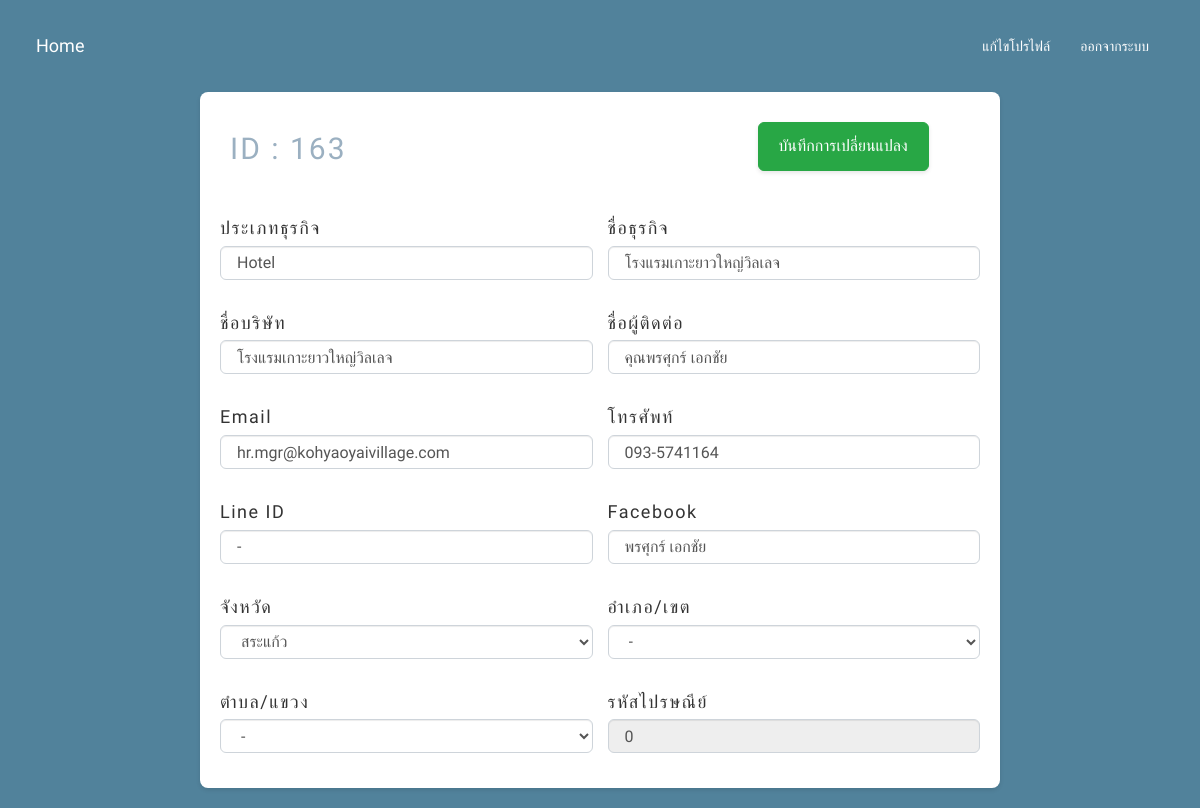
Page /mydata/customers/editdata.php?id=163 (signed in) on the committed database.
### tables this page shows
CREATE TABLE `customers_data` (
  `id` int(11) NOT NULL,
  `business_type` varchar(255) DEFAULT NULL,
  `business_name` varchar(255) DEFAULT NULL,
  `company_name` varchar(255) DEFAULT NULL,
  `contact_name` varchar(255) DEFAULT NULL,
  `email` varchar(255) DEFAULT NULL,
  `phone` varchar(20) DEFAULT NULL,
  `line_id` varchar(255) DEFAULT NULL,
  `facebook` varchar(255) DEFAULT NULL,
  `province` varchar(255) DEFAULT NULL,
  `amphure` varchar(255) DEFAULT NULL,
  `district` varchar(255) DEFAULT NULL,
  `zip_code` int(11) DEFAULT NULL
);

CREATE TABLE `provinces` (
  `id` int(5) NOT NULL,
  `code` varchar(4) DEFAULT NULL,
  `name_th` varchar(150) NOT NULL,
  `name_en` varchar(150) NOT NULL
);

### mydata/customers/editdata.php (the view, shortened to what this page needs)
<?php
require_once '../config/dbconnect.php';
$id = $_GET['id'];
$sql = "SELECT * FROM customers_data WHERE id = ?";
$stmt = $conn->prepare($sql);
$stmt->bind_param("i", $id);
$stmt->execute();
$result = $stmt->get_result();
if ($result->num_rows > 0) {
    $customer = $result->fetch_assoc();
} else {
    header("Location: index.php");
    exit();
}
$sql_provinces = "SELECT * FROM provinces";
$query_provinces = $conn->query($sql_provinces);
?>
<!DOCTYPE html>
<html lang="th">
<head>
    <link rel="stylesheet" href="https://maxcdn.bootstrapcdn.com/bootstrap/3.4.1/css/bootstrap.min.css">
    <link rel="stylesheet" href="../styles/editdata.css">
</head>
<body>
    <nav class="navbar navbar-expand-lg bg-body-tertiary">
        <div class="container-fluid">
            <div class="navbar-header">
                <a class="navbar-brand" href="../index.php">Home</a>
            </div>
            <div class="collapse navbar-collapse">
                <ul class="nav navbar-nav navbar-right">
                    <li><a href="../profile/edit_profile.php">แก้ไขโปรไฟล์</a></li>
                    <li><a href="../login/logout.php">ออกจากระบบ</a></li>
                </ul>
            </div>
        </div>
    </nav>
    <div class="container-fluid">
        <form id="edit_form" method="post" action="update_data.php">
            <div class="form-section">
                <div class="form-group">
                    <h2>ID : <span class="customer-id"><?= htmlspecialchars($customer['id']) ?></span></h2>
                </div>
                <div class="form-group">
                    <button type="submit" class="btn btn-success">บันทึกการเปลี่ยนแปลง</button>
                </div>
                <div class="form-group">
                    <label for="business_type">ประเภทธุรกิจ</label>
                    <input type="text" class="form-control" id="business_type" name="business_type" value="<?= htmlspecialchars($customer['business_type']) ?>" required>
                </div>
                <div class="form-group">
                    <label for="business_name">ชื่อธุรกิจ</label>
                    <input type="text" class="form-control" id="business_name" name="business_name" value="<?= htmlspecialchars($customer['business_name']) ?>" required>
                </div>
                <div class="form-group">
                    <label for="company_name">ชื่อบริษัท</label>
                    <input type="text" class="form-control" id="company_name" name="company_name" value="<?= htmlspecialchars($customer['company_name']) ?>" required>
                </div>
                <div class="form-group">
                    <label for="contact_name">ชื่อผู้ติดต่อ</label>
                    <input type="text" class="form-control" id="contact_name" name="contact_name" value="<?= htmlspecialchars($customer['contact_name']) ?>" required>
                </div>
                <div class="form-group">
                    <label for="email">Email</label>
                    <input type="text" class="form-control" id="email" name="email" value="<?= htmlspecialchars($customer['email']) ?>" required>
                </div>
                <div class="form-group">
                    <label for="phone">โทรศัพท์</label>
                    <input type="text" class="form-control" id="phone" name="phone" value="<?= htmlspecialchars($customer['phone']) ?>" required>
                </div>
                <div class="form-group">
                    <label for="line_id">Line ID</label>
                    <input type="text" class="form-control" id="line_id" name="line_id" value="<?= htmlspecialchars($customer['line_id']) ?>">
                </div>
                <div class="form-group">
                    <label for="facebook">Facebook</label>
                    <input type="text" class="form-control" id="facebook" name="facebook" value="<?= htmlspecialchars($customer['facebook']) ?>">
                </div>
                <div class="form-group">
    <label for="province">จังหวัด</label>
    <select class="form-control" id="province" name="province" required>
        <?php while ($province = $query_provinces->fetch_assoc()) : ?>
            <option value="<?= htmlspecialchars($province['id']) ?>" <?= $customer['province'] == $province['id'] ? 'selected' : '' ?>>
                <?= htmlspecialchars($province['name_th']) ?>
            </option>
        <?php endwhile; ?>
    </select>
</div>
<div class="form-group">
    <label for="amphure">อำเภอ/เขต</label>
    <select class="form-control" id="amphure" name="amphure" required>
        <option value="-">-</option>
    </select>
</div>
<div class="form-group">
    <label for="district">ตำบล/แขวง</label>
    <select class="form-control" id="district" name="district" required>
        <option value="-">-</option>
    </select>
</div>
                <div class="form-group">
                    <label for="zip_code">รหัสไปรษณีย์</label>
                    <input type="text" class="form-control" id="zip_code" name="zip_code" value="<?= htmlspecialchars($customer['zip_code']) ?>" readonly>
                </div>
            </div>
        </form>
    </div>
</body>
</html>

### mydata/styles/editdata.css (style rules this page uses)
body { font-family: 'Anuphan', sans-serif; background-color: var(--hoteljob-dark-blue)!important; padding: 20px; }
.customer-id { color: var(--hoteljob-powder-blue); font-size: 3rem; }
h2 { margin-bottom: 20px; color: var(--hoteljob-powder-blue); text-align: flex-start; font-weight: 400; letter-spacing: 2px; margin-left: 10px; font-size: 3rem; }
label { letter-spacing: 1.5px; display: inline-block; max-width: 100%; margin-bottom: 5px; font-weight: 500; font-size:large }
.navbar-brand, .navbar-nav>li>a { color: var(--hoteljob-white) !important; }
.btn-success { background-color: #28a745; border-color: #28a745; color: #fff; padding: 12px 20px; font-size: 16px; border-radius: 6px; box-shadow: 0 2px 4px rgba(0, 0, 0, 0.1); transition: background-color 0.3s, border-color 0.3s, box-shadow 0.3s; margin-top: 10px; margin-left: 150px; }
.form-section { background-color: #ffffff; padding: 20px; margin-bottom: 20px; border-radius: 8px; box-shadow: 0px 2px 4px rgba(0, 0, 0, 0.1); display: grid; grid-template-columns: 1fr 1fr; gap: 15px; max-width: 800px; margin: 0 auto; }
.form-group { margin-bottom: 15px; }
.form-control { border-radius: 6px; border-color: #ced4da; font-size: 16px; padding: 1px 16px; max-width: 100%; }
select.form-control { background-color: #fff; border: 1px solid #ced4da; border-radius: 6px; font-size: 16px; padding: 1px 16px; max-width: 100%; }

### mydata/styles/hoteljob_color.css (style rules this page uses)
:root { --hoteljob-white: #ffffff; --hoteljob-cream: #fbf3d5; --hoteljob-ecru: #f2efe5; --hoteljob-Soft-Gray: #f1f5f9; --hoteljob-pale-blue: #e1e7ef; --hoteljob-off-white: #e3e1d9; --hoteljob-light-beige: #d6dac8; --hoteljob-sandy: #eadfb4; --hoteljob-soft-green: #9cafaa; --hoteljob-powder-blue: #9bb0c1; --hoteljob-gray: #b4b4b8; --hoteljob-Light-Mist: #c7c8cc; --hoteljob-soft-blue: #babded; --hoteljob-coral: #f6995c; --hoteljob-orange: #f26d2b; --hoteljob-peach: #efbc9b; --hoteljob-dark-blue: #51829b; --hoteljob-vibrant-green: #1def71; --hoteljob-blue: #3198bb; --hoteljob-blue-dark: #0088ff; --hoteljob-dark-gray: #303036; --hoteljob-almost-black: #050401; --hoteljob-black: #000000; }

### rows in the picture
customers_data: id "163", business_type "Hotel", business_name "โรงแรมเกาะยาวใหญ่วิลเลจ", company_name "โรงแรมเกาะยาวใหญ่วิลเลจ", contact_name "คุณพรศุกร์ เอกชัย", email "hr.mgr@kohyaoyaivillage.com", phone "093-5741164", line_id "-", facebook "พรศุกร์ เอกชัย", province "สระแก้ว", zip_code "0"
